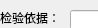
         <widget class="QWidget" name="PermeabilityTestReportPage">
          <property name="geometry">
           <rect>
            <x>0</x>
            <y>0</y>
            <width>98</width>
            <height>28</height>
           </rect>
          </property>
          <attribute name="label">
           <string>10、抗渗性能检测报告</string>
          </attribute>
          <widget class="QLabel" name="Inspection_BasisLabel">
           <property name="geometry">
            <rect>
             <x>0</x>
             <y>10</y>
             <width>61</width>
             <height>16</height>
            </rect>
           </property>
           <property name="text">
            <string>检验依据：</string>
           </property>
          </widget>
          <widget class="QLineEdit" name="Project10ConTestReportTestBasisEdit">
           <property name="geometry">
            <rect>
             <x>70</x>
             <y>10</y>
             <width>131</width>
             <height>20</height>
            </rect>
           </property>
          </widget>
          <widget class="QLabel" name="Inspection_UnitLabel">
           <property name="geometry">
            <rect>
             <x>260</x>
             <y>10</y>
             <width>71</width>
             <height>16</height>
            </rect>
           </property>
           <property name="text">
            <string>省统表号：</string>
           </property>
          </widget>
          <widget class="QLineEdit" name="Project10InspectCodeEdit">
           <property name="geometry">
            <rect>
             <x>320</x>
             <y>10</y>
             <width>151</width>
             <height>20</height>
            </rect>
           </property>
          </widget>
          <widget class="QLabel" name="label_4">
           <property name="geometry">
            <rect>
             <x>10</x>
             <y>110</y>
             <width>71</width>
             <height>16</height>
            </rect>
           </property>
           <property name="text">
            <string>技术负责人：</string>
           </property>
          </widget>
          <widget class="QComboBox" name="Project10Manager">
           <property name="geometry">
            <rect>
             <x>90</x>
             <y>110</y>
             <width>81</width>
             <height>22</height>
            </rect>
           </property>
          </widget>
          <widget class="QLabel" name="label_6">
           <property name="geometry">
            <rect>
             <x>220</x>
             <y>110</y>
             <width>31</width>
             <height>16</height>
            </rect>
           </property>
           <property name="text">
            <string>审核：</string>
           </property>
          </widget>
          <widget class="QComboBox" name="Project10Examine">
           <property name="geometry">
            <rect>
             <x>260</x>
             <y>110</y>
             <width>81</width>
             <height>22</height>
            </rect>
           </property>
          </widget>
          <widget class="QLabel" name="label_7">
           <property name="geometry">
            <rect>
             <x>380</x>
             <y>110</y>
             <width>51</width>
             <height>16</height>
            </rect>
           </property>
           <property name="text">
            <string>检验人：</string>
           </property>
          </widget>
          <widget class="QComboBox" name="Project10Checker">
           <property name="geometry">
            <rect>
             <x>440</x>
             <y>110</y>
             <width>81</width>
             <height>22</height>
            </rect>
           </property>
          </widget>
          <widget class="QLabel" name="CreepLabel">
           <property name="geometry">
            <rect>
             <x>380</x>
             <y>50</y>
             <width>91</width>
             <height>16</height>
            </rect>
           </property>
           <property name="text">
            <string>最高渗水值区间：</string>
           </property>
          </widget>
          <widget class="QLineEdit" name="Project10MaxCreepEdit">
           <property name="geometry">
            <rect>
             <x>440</x>
             <y>70</y>
             <width>41</width>
             <height>20</height>
            </rect>
           </property>
          </widget>
          <widget class="QLineEdit" name="Project10MinCreepEdit">
           <property name="geometry">
            <rect>
             <x>380</x>
             <y>70</y>
             <width>51</width>
             <height>20</height>
            </rect>
           </property>
          </widget>
          <widget class="QLabel" name="label_59">
           <property name="geometry">
            <rect>
             <x>430</x>
             <y>70</y>
             <width>21</width>
             <height>16</height>
            </rect>
           </property>
           <property name="text">
            <string>-</string>
           </property>
          </widget>
          <widget class="QTimeEdit" name="Project10TimeEdit">
           <property name="geometry">
            <rect>
             <x>110</x>
             <y>60</y>
             <width>61</width>
             <height>22</height>
            </rect>
           </property>
          </widget>
          <widget class="QLabel" name="label_10">
           <property name="geometry">
            <rect>
             <x>0</x>
             <y>60</y>
             <width>111</width>
             <height>16</height>
            </rect>
           </property>
           <property name="text">
            <string>加水压日期的时分：</string>
           </property>
          </widget>
         </widget>
